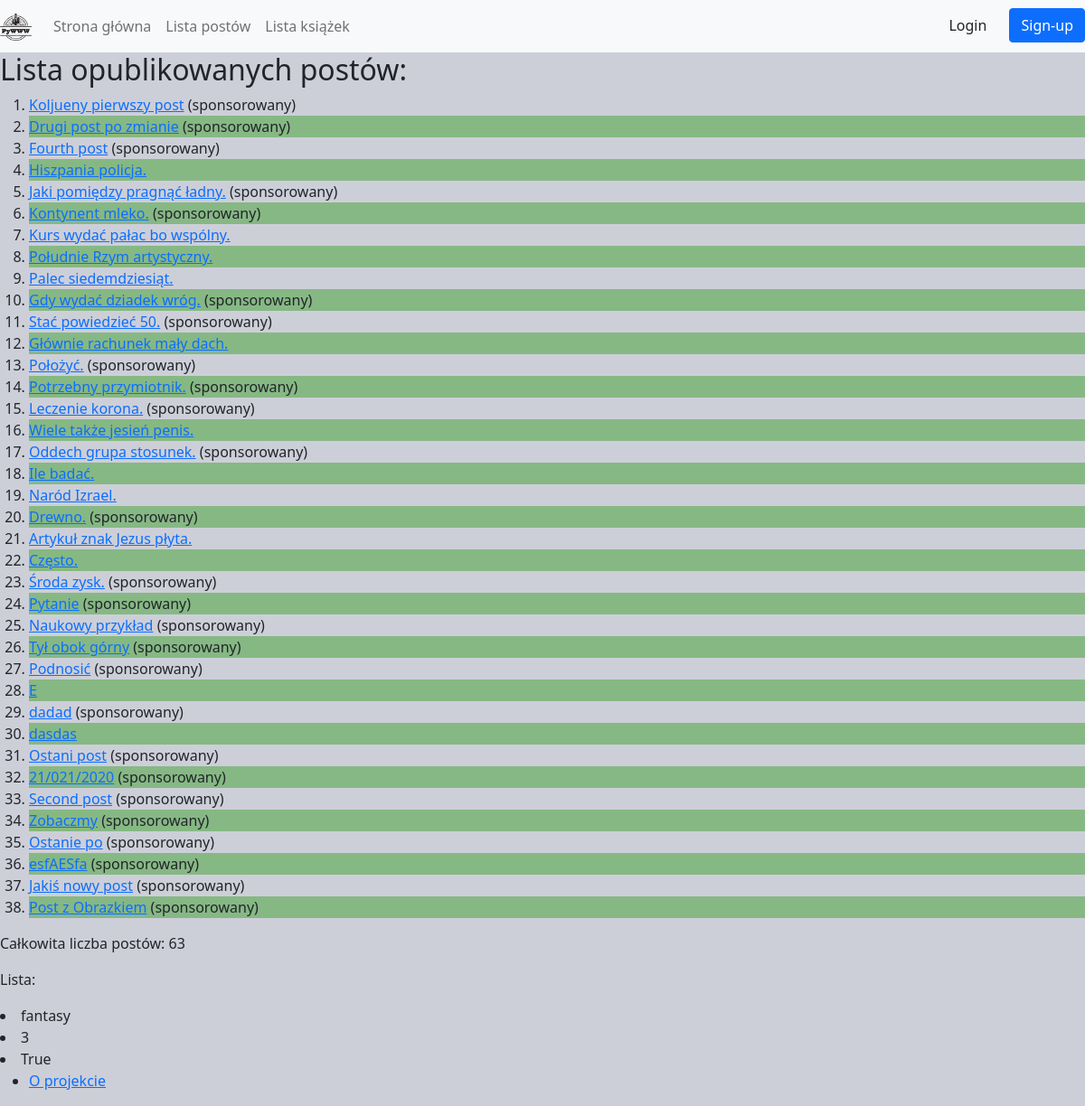
/posts/, run on an earlier commit of the app's database.
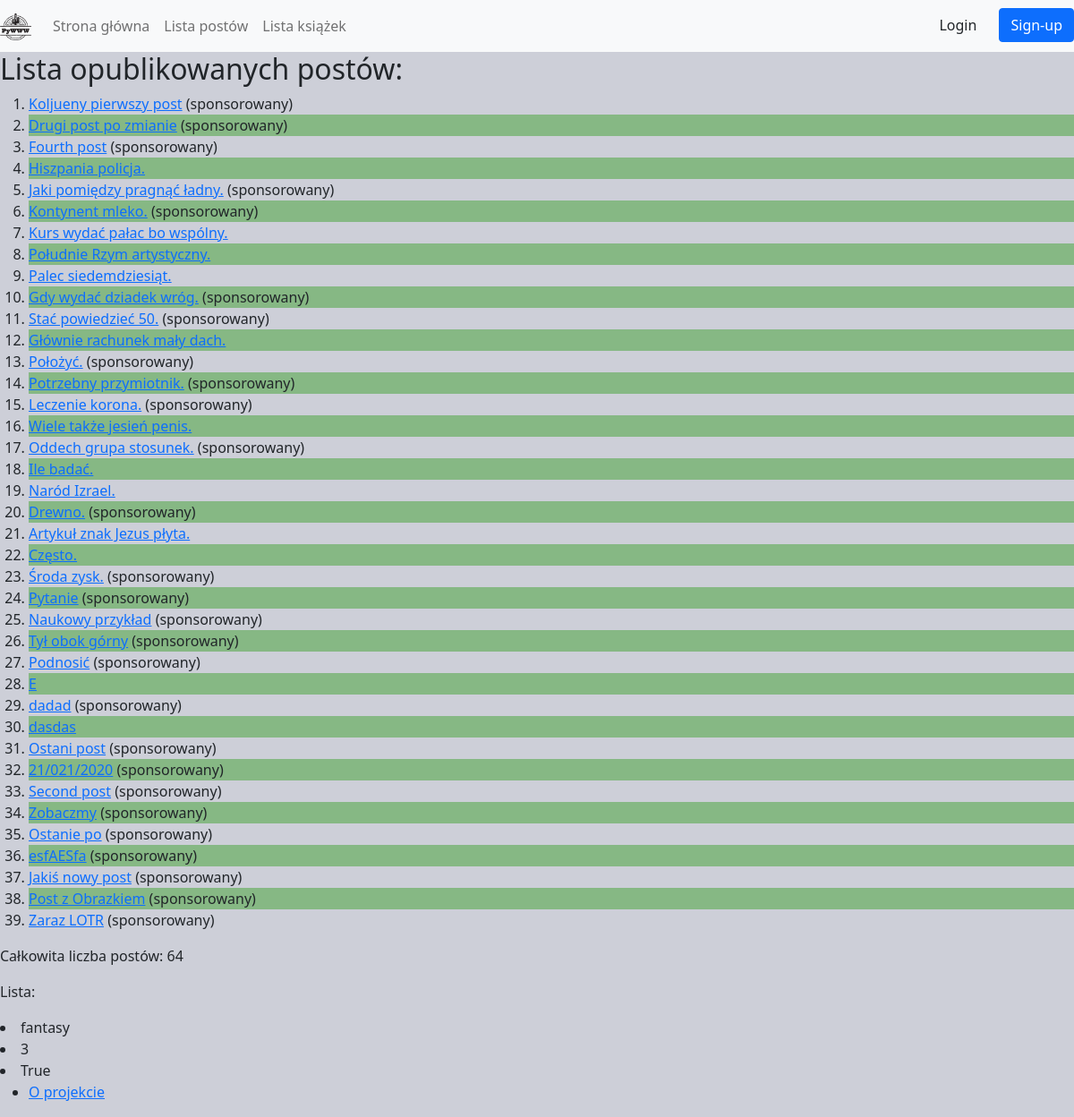
And on a later commit of the database.
### posts/models.py (models this page shows, shortened)
class Post(Timestamp):
  title = models.CharField(verbose_name='Tytuł', max_length=255)
  content = models.TextField(verbose_name='Treść')
  published = models.BooleanField(verbose_name='Opublikowany', default=False)
  sponsored = models.BooleanField(verbose_name='Sponsorowany', default=False)
  author = models.ForeignKey("auth.User", on_delete=models.CASCADE, related_name="posts")
  tags = models.ManyToManyField('tags.Tag', related_name='posts')
  category = models.ManyToManyField('posts.Category', default=None, related_name='categories')
  example_file = models.FileField(upload_to='posts/examples/', blank=True, null=True)
  image = ImageField(upload_to='posts/images/%Y/%m/%d', blank=True, null=True)

### posts/views.py (the view)
# urls.py: path('', posts_list, name='list'),
def posts_list(request):
  published_posts = Post.objects.filter(published=True)
  all_posts = Post.objects.count()
  context = {'posts_list': published_posts, 'all_posts_number': all_posts, 'topics': ['fantasy', 3, True]}
  return render(request, "posts/list.html", context)

### posts/templates/posts/list.html (shortened to what this page needs)
{% extends 'base.html' %}
{% load static %}
{% block style %}<link href={% static "posts/css/style.css" %} rel="stylesheet">{% endblock %}
{% block body %}
  <h2>Lista opublikowanych postów:</h2>
  <ol>
    {% for post in posts_list %}
        <li>
          <a href ="{% url 'posts:post_details' post.id %}" target="_blank">{{post.title}}</a>
          {% if post.sponsored %}
            (sponsorowany)
          {% endif %}
        </li>
    {% endfor %}
  </ol>
  <p>Całkowita liczba postów: {{all_posts_number}}</p>
  <p>Lista:</p>
  {% for topic in topics %}
  <li>{{topic}}</li>
  {% endfor %}
{% endblock %}

### templates/base.html (shortened to what this page needs)
{% load static %}
<!DOCTYPE html>
<html lang="en">
<head>
  <link href="https://cdn.jsdelivr.net/npm/bootstrap@5.1.3/dist/css/bootstrap.min.css" rel="stylesheet">
  <link href={% static "main/css/style.css" %} rel="stylesheet">
  {% block style %}{% endblock %}
</head>
<body>
  <nav class="navbar navbar-expand-sm navbar-light bg-light">
    <a class="navbar-brand" href="{% url 'main:hello_world' %}">
      <img class="img--logo" src={% static "main/img/logo.png" %} alt="Logo">
    </a>
    <div class="collapse navbar-collapse" id="navbarNavAltMarkup">
      <div class="navbar-nav" style="width: 100%; justify-content: space-between">
        <div class="navbar-nav">
          <a class="nav-item nav-link" href="{% url 'main:hello_world' %}">Strona główna</a>
          <a class="nav-item nav-link" href="{% url 'posts:list' %}">Lista postów</a>
          <a class="nav-item nav-link" href="{% url 'books:list' %}">Lista książek</a>
        </div>
        <div>
          {% if user.is_authenticated %}
            <a type="button" class="btn btn-outline-primary me-2" href="{% url 'logout' %}">Logout</a>
          {% else %}
            <a type="button" class="btn btn-outline-priamry me-2" href="{% url 'login' %}">Login</a>
            <a type="button" class="btn btn-primary" href="{% url 'register:register' %}">Sign-up</a>
          {% endif %}
        </div>
      </div>
    </div>
  </nav>
  {% block body %}{% endblock %}
  <footer>
    <nav>
      <ul>
        <li>
          <a href="{% url 'main:about' %}">O projekcie</a>
        </li>
      </ul>
    </nav>
  </footer>
</body>
</html>

### main/static/main/css/style.css (style rules this page uses)
body { background-color: rgb(205, 207, 216); }
.img--logo { height: 30px; width: auto; }

### posts/static/posts/css/style.css (style rules this page uses)
ol>li:nth-child(even) { background-color: rgb(134, 184, 132) }

What changed in the data, as far as the page shows it:
added Post: title "Zaraz LOTR", sponsored "(sponsorowany)"
Also different on the page:
{{ all_posts_number }}: "63" → "64"
